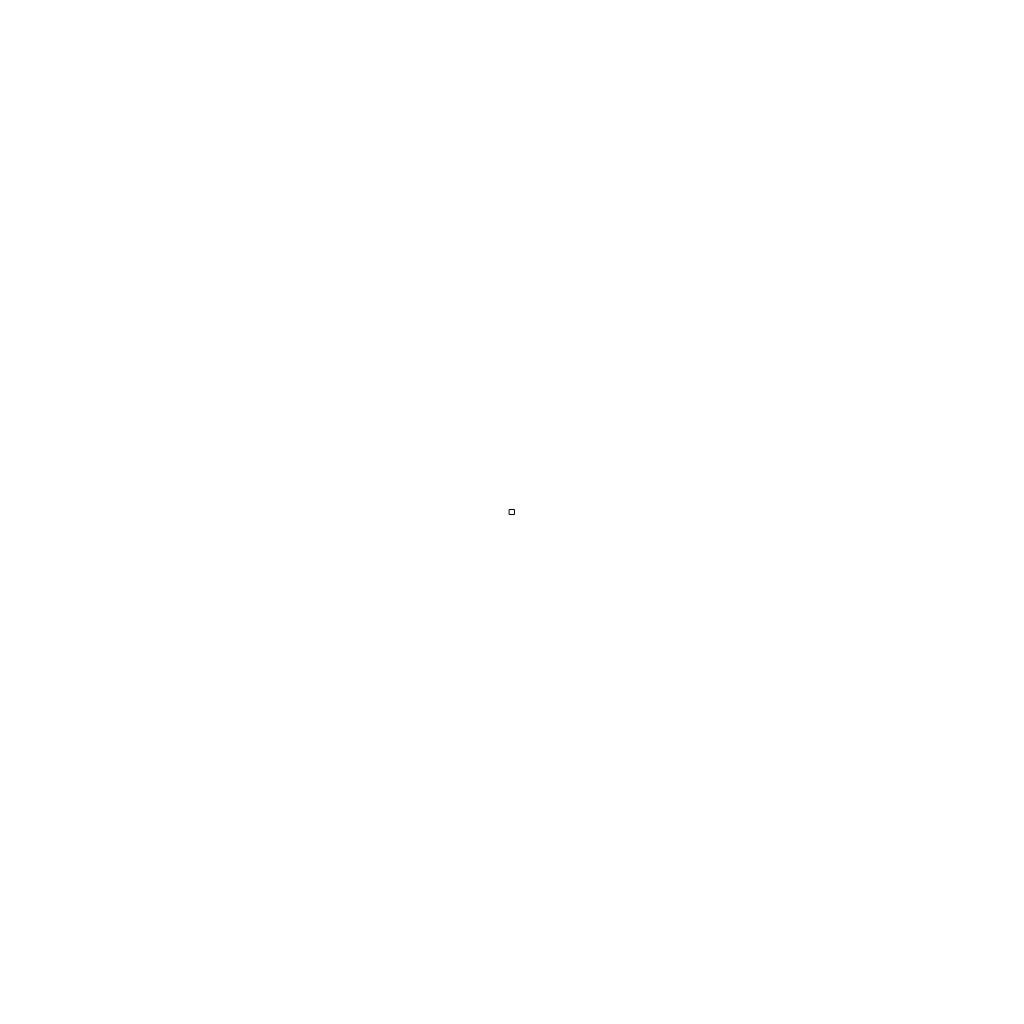
Frame 1 (no input)
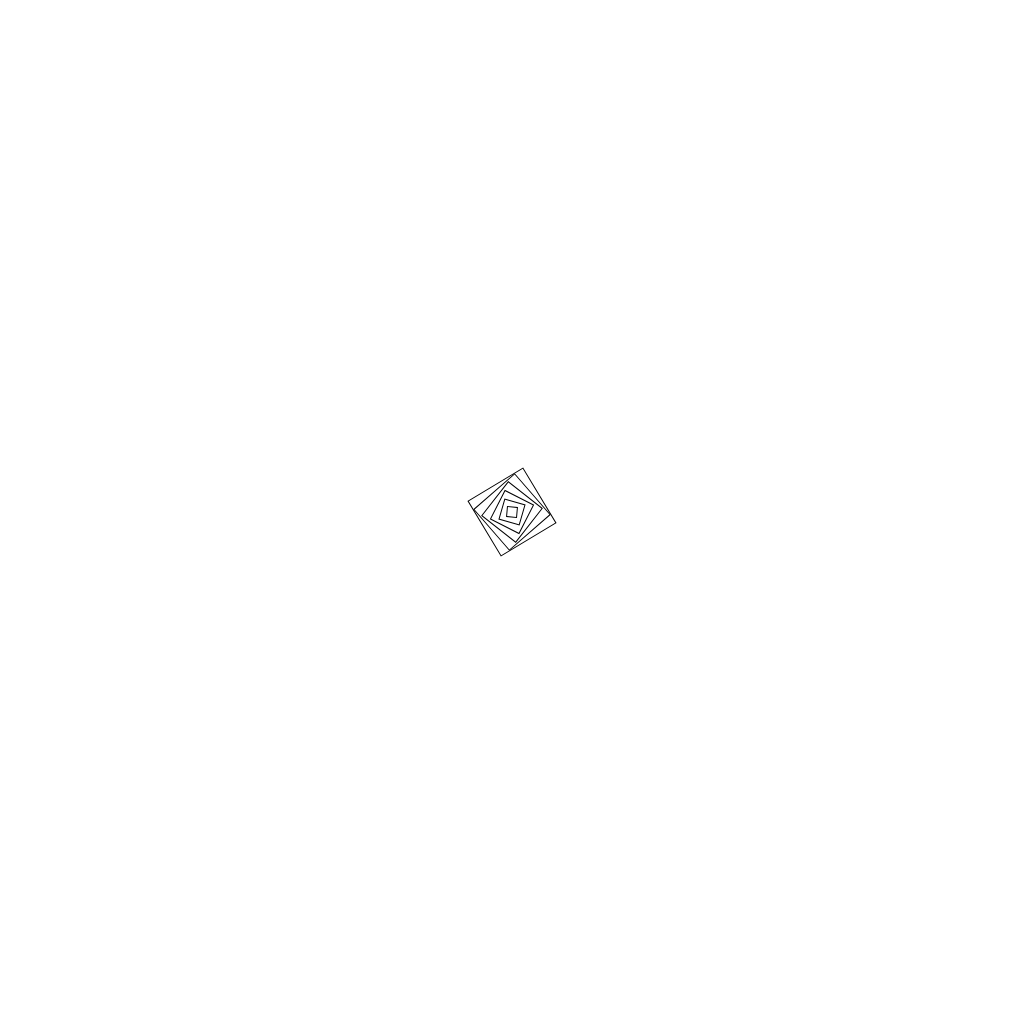
Frame 60 (no input)
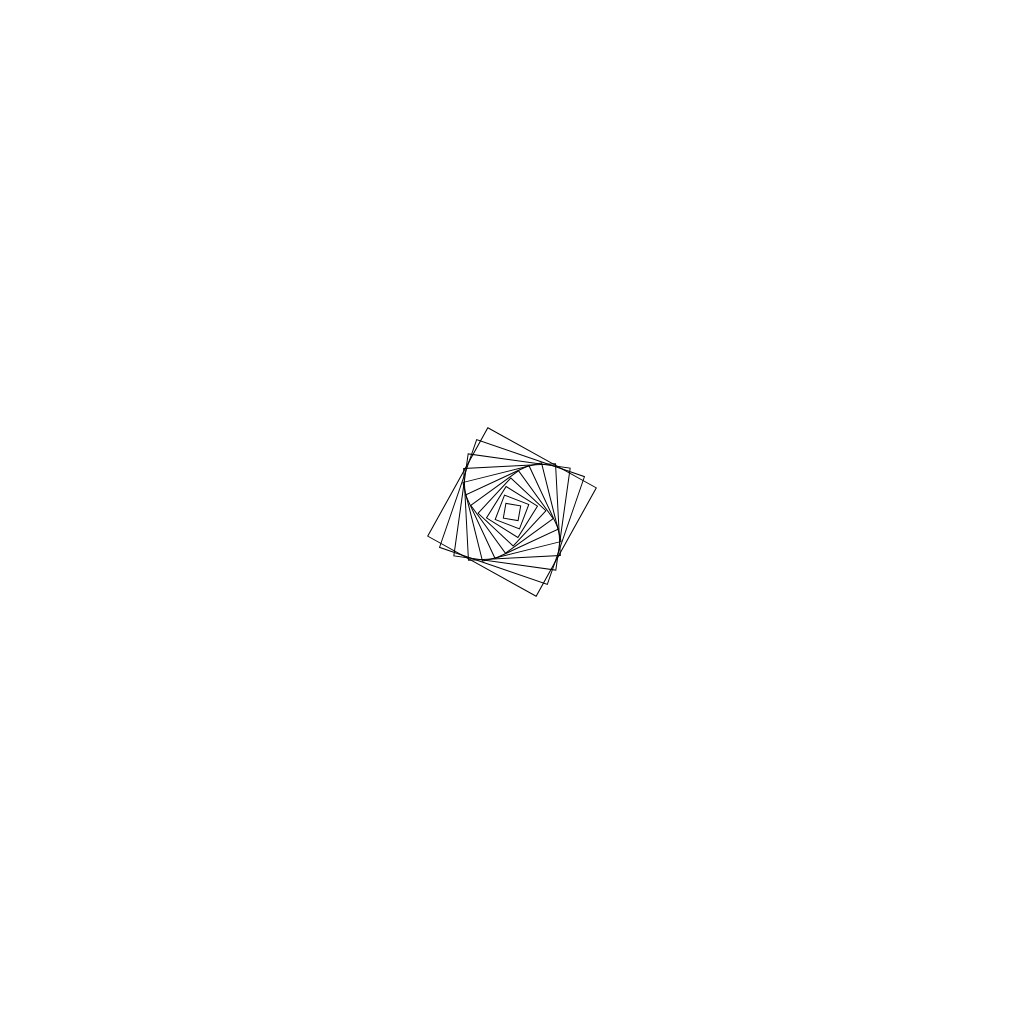
Frame 120 (the mouse pressed at the canvas centre since frame 60)

The p5.js sketch that drew these frames (run headless with seeded random() and noise() and a simulated clock; from frame 60 on, the mouse is pressed at the canvas centre):

// p5.js sketch
// ── sketch.js
let boolean = false;
let increment = 0;
function setup(){
    createCanvas(1024,1024);
    rectMode(CENTER);

    let test = new Rectangles()
    rectanglesStor.push(test)
angleMode(DEGREES)
}

let rectanglesStor = [];


function draw(){
    background(255)
    noFill()
    stroke(0);
    
    increment++;
    
    if(increment > 10){
        rectanglesStor.push(new Rectangles())
        increment = 0;
        boolean = !boolean
    }
    
    for(var i = 0; i < rectanglesStor.length; i++)
        {
            rectanglesStor[i].show();
            rectanglesStor[i].update();
            
            if(rectanglesStor[i].gone())
                {
                    rectanglesStor.splice(i,1);
                }
        }
}


class Rectangles{
    constructor(){
        this.size = 5;
        this.rotation = 0;
    }
    
    update(){
        this.size++;
        this.rotation++;
        
    }
    
    show(){
        console.log(this.size)
        push()
        translate(width/2,height/2)
        rotate(this.rotation)
        rect(0,0,this.size,this.size)
        pop()
    }
    gone()
    {
        return this.size > 1000;
    }
    
}
